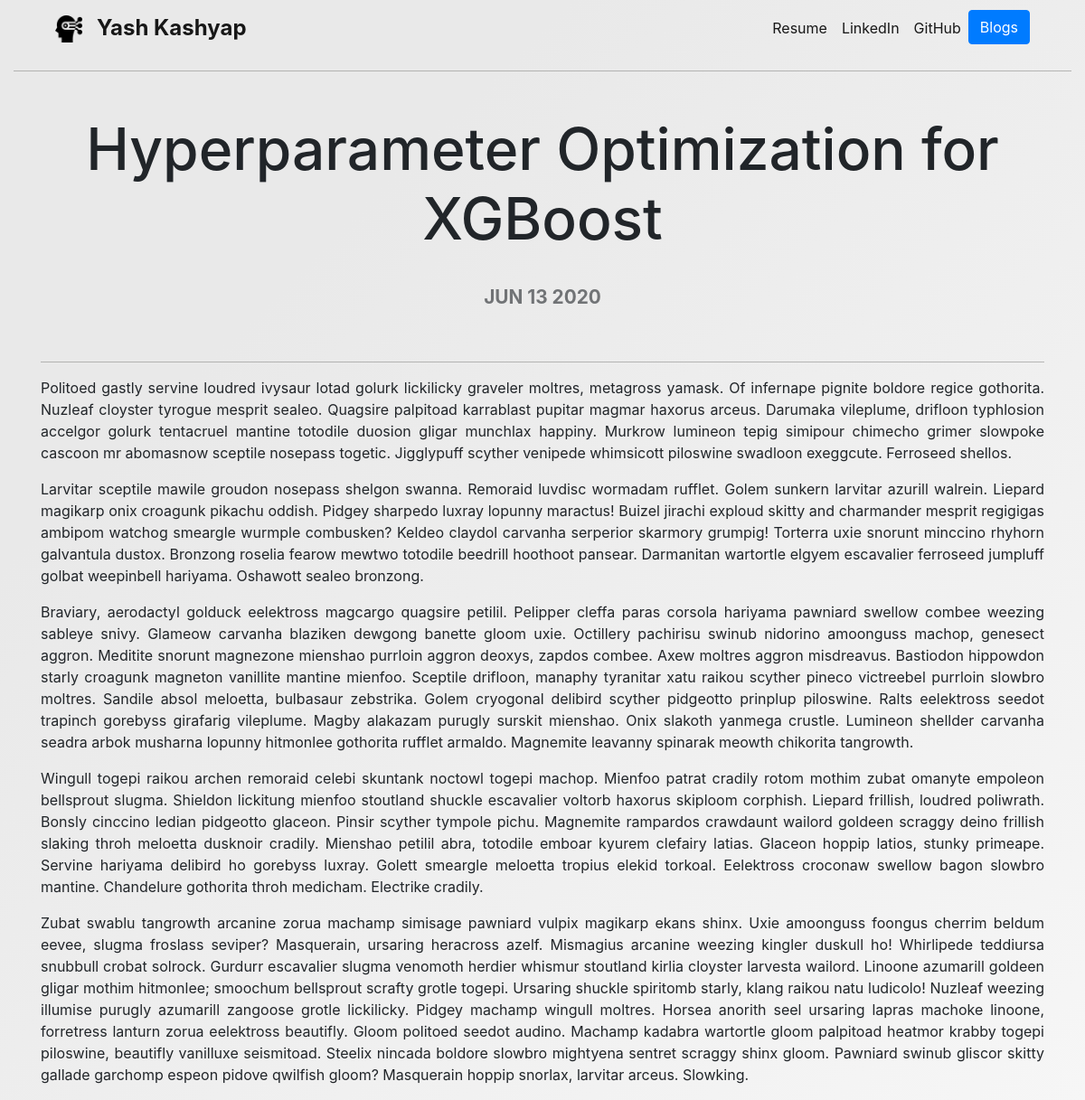
Page /blogs/4 on the committed database.
### blog/models.py (models this page shows, shortened)
class Blog(models.Model):
    title = models.CharField(max_length=100)
    description = models.TextField()
    date = models.DateField()

### blog/views.py (the view)
# urls.py: path('<int:blog_id>', views.detail, name='detail'),
def detail(request, blog_id):
    blog = get_object_or_404(Blog, pk=blog_id)
    return render(request, 'blog/detail.html', {'blog':blog})

### blog/templates/blog/detail.html
{% extends 'portfolio/base.html' %}
{% block content %}
  <h1 class="MainHeading" style="font-size: 4rem;">{{ blog.title }}</h1>
  <p class="date" style="text-align:center; margin-top:2rem; font-size:1.3rem;">{{ blog.date|date:'M d Y'|upper }}</p>
  <br>
  <div class="container">
    <hr style="border-style: solid; border-color:#7c7d7a; opacity:0.5">
    <div class="description">
      {{ blog.description|safe }}
    </div>
  </div>
{% endblock %}

### portfolio/static/portfolio/master.css (style rules this page uses)
.MainHeading { margin-top: 3rem; text-align: center; font-size: 4.5rem; }
.description { text-align: justify; }
.date { font-weight: bold; opacity: 0.6; }

### rows in the picture
Blog: title "Hyperparameter Optimization for XGBoost", date "JUN 13 2020", description "Politoed gastly servine loudred ivysaur lotad golurk lickilicky graveler moltres, metagross yamask. Of infernape pignite boldore regice gothorita. Nuzleaf cloyster tyrogue mesprit sealeo. Quagsire palpitoad karrablast pupitar magmar haxorus arceus. Darumaka vileplume, drifloon typhlosion accelgor golurk tentacruel mantine totodile duosion gligar munchlax happiny. Murkrow lumineon tepig simipour chimecho grimer slowpoke cascoon mr abomasnow sceptile nosepass togetic. Jigglypuff scyther venipede whimsicott piloswine swadloon exeggcute. Ferroseed shellos. Larvitar sceptile mawile groudon nosepass shelgon swanna. Remoraid luvdisc wormadam rufflet. Golem sunkern larvitar azurill walrein. Liepard…"
